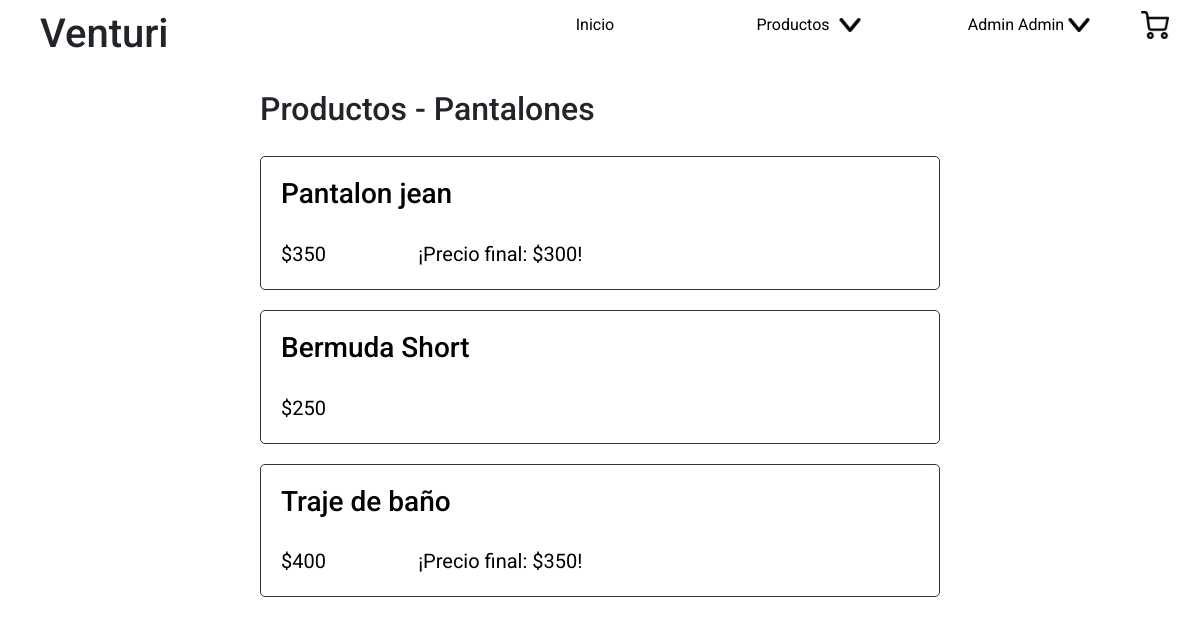
The app's page /index.php?section=products&category=Pantalones (signed in) with its own data.
### tables this page shows
CREATE TABLE IF NOT EXISTS products_has_categories (
    id int UNSIGNED NOT NULL AUTO_INCREMENT,
    products_id INT UNSIGNED NOT NULL,
    categories_id INT UNSIGNED NOT NULL,
    PRIMARY KEY (id),
    FOREIGN KEY (products_id)
    REFERENCES products (id)
    ON DELETE CASCADE
    ON UPDATE CASCADE,
    FOREIGN KEY (categories_id)
    REFERENCES categories (id)
    ON DELETE CASCADE
    ON UPDATE CASCADE
);

CREATE TABLE IF NOT EXISTS products (
    id int UNSIGNED NOT NULL AUTO_INCREMENT,
    title varchar(100) NOT NULL,
    description text(1000),
    price int NOT NULL DEFAULT 0,
    discount int DEFAULT NULL,
    stock int NOT NULL DEFAULT 0,
    created_at TIMESTAMP NOT NULL DEFAULT CURRENT_TIMESTAMP,
    updated_at TIMESTAMP NOT NULL DEFAULT CURRENT_TIMESTAMP,
    PRIMARY KEY (id)
);

### back/config/functions/sql.php (called while the page is built, shortened)
<?php
function select($query){
global $cnx;
$matchs = [];
$rta = mysqli_query($cnx, $query);
if(mysqli_num_rows($rta) > 0){
    while($match = mysqli_fetch_assoc($rta)):
        $matchs[] = $match;
    endwhile;
}
return $matchs;
}

### site/views/products.php (the view)
<?php
    $products = [];
    $category = (empty($_GET['category'])) ? null : $_GET['category'];
    if(is_null($category)){
        $querySelectProducts = <<<SELECTPRODUCTS
        SELECT * FROM products
        SELECTPRODUCTS;
    }else{
        $querySelectCategory = <<<SELECTCATEGORY
        SELECT * FROM categories
        WHERE name='$category'
        SELECTCATEGORY;
        $rtaSelectCategory = select($querySelectCategory);
        if(empty($rtaSelectCategory)){
            return header('Location: ./index.php?section=products');
        }else{
            $querySelectProducts = <<<SELECTPRODUCTS
            SELECT products_has_categories.id AS category_id, products.id, products.title, products.price, products.discount
            FROM products_has_categories
            JOIN products ON products_has_categories.products_id=products.id AND products_has_categories.categories_id=
            SELECTPRODUCTS;
            $querySelectProducts = $querySelectProducts.$rtaSelectCategory[0]["id"]."";
            $rtaSelectProducts = select($querySelectProducts);
        }
    }
    $rtaSelectProducts = select($querySelectProducts);
    if(count($rtaSelectProducts) > 0){
        $querySelectPhotos = <<<SELECTPHOTOS
        SELECT * FROM products_photos
        SELECTPHOTOS;
        $rtaSelectPhotos = select($querySelectPhotos);
        for ($i=0; $i < count($rtaSelectProducts); $i++) {
            $products[$i]["id"] = $rtaSelectProducts[$i]["id"];
            $products[$i]["title"] = $rtaSelectProducts[$i]["title"];
            $products[$i]["price"] = $rtaSelectProducts[$i]["price"];
            $products[$i]["discount"] = $rtaSelectProducts[$i]["discount"];
            if(count($rtaSelectPhotos) > 0){
                for ($j=0; $j < count($rtaSelectPhotos); $j++) {
                    if($rtaSelectPhotos[$j]["products_id"] == $rtaSelectProducts[$i]["id"]){
                        $products[$i]["images"][$j]["id"] = $rtaSelectPhotos[$j]["id"];
                        $products[$i]["images"][$j]["image"] = $rtaSelectPhotos[$j]["image"];
                        $products[$i]["images"][$j]["products_id"] = $rtaSelectPhotos[$j]["products_id"];
                    }
                }
            }
        }
    }else{
        $products = NULL;
    }
?>
<section id="products">
    <?php if(!is_null($products)): ?>
        <div>
            <h2>Productos<?= (!is_null($category)) ? ' - '.$category : '' ?></h2>
        </div>
        <ul>
            <?php for ($i=0; $i < count($products); $i++): ?>
                <li>
                    <a href="index.php?section=product&id=<?= $products[$i]["id"] ?>">
                        <div>
                            <h3><?= $products[$i]["title"] ?></h3>
                            <div>
                                <p>$<?= $products[$i]["price"] ?></p>
                                <?php if(isset($products[$i]["discount"]) && $products[$i]["discount"] > 0): ?>
                                    <p>¡Precio final: $<?= $products[$i]["discount"] ?>!</p>
                                <?php endif; ?>
                            </div>
                        </div>
                    </a>
                </li>
            <?php endfor; ?>
        </ul>
    <?php else: ?>
        <div>
            <p>Todavia no se subieron productos.</p>
        </div>
    <?php endif; ?>
</section>

### site/css/index.css (style rules this page uses)
* { margin: 0; padding: 0; font-family: 'Roboto', sans-serif; box-sizing: border-box; }
body { max-width: 1920px; margin-left: auto; margin-right: auto; }
p { margin-bottom: 0!important; }

### site/css/views/panel/products.css (style rules this page uses)
#products { padding: 10px; }
#products >ul { list-style: none; display: grid; grid-template-columns: 1fr; grid-gap: 20px; padding-top: 20px; }
#products >ul >li { display: grid; grid-template-columns: 1fr 100px; border: 1px solid #333333; border-radius: 5px; padding-right: 20px; }
#products >ul >li >a { display: grid; grid-template-columns: auto auto; width: 100%; text-decoration: none; color: black; padding: 20px; }
#products >ul >li >a >div:first-of-type { display: grid; grid-template-columns: 1fr; grid-template-rows: 1fr 1fr; grid-gap: 20px; }
#products >ul >li >a >div:first-of-type p { display: flex; align-self: center; justify-self: flex-start; }
#products >ul >li >a >div:first-of-type >div { display: grid; grid-template-columns: auto 1fr; grid-template-rows: 1fr; grid-gap: 20px; }
#products >ul >li >a >div:last-of-type { display: grid; grid-template-columns: 1fr; grid-template-rows: 1fr; }
#products >ul >li >a >div:last-of-type p { display: flex; align-self: center; justify-self: center; font-size: 20px; }
@media (min-width:600px) { #products { max-width: 700px; margin-left: auto; margin-right: auto; } }

### records on screen
products_has_categories: products.title "Pantalon jean", products.price "350", products.discount "300"
products_has_categories: products.title "Bermuda Short", products.price "250"
products_has_categories: products.title "Traje de baño", products.price "400", products.discount "350"

### other values on screen
Site_Name "Venturi"
$_SESSION['user']['name'] "Admin"
$_SESSION['user']['surname'] "Admin"
$category "Pantalones"
